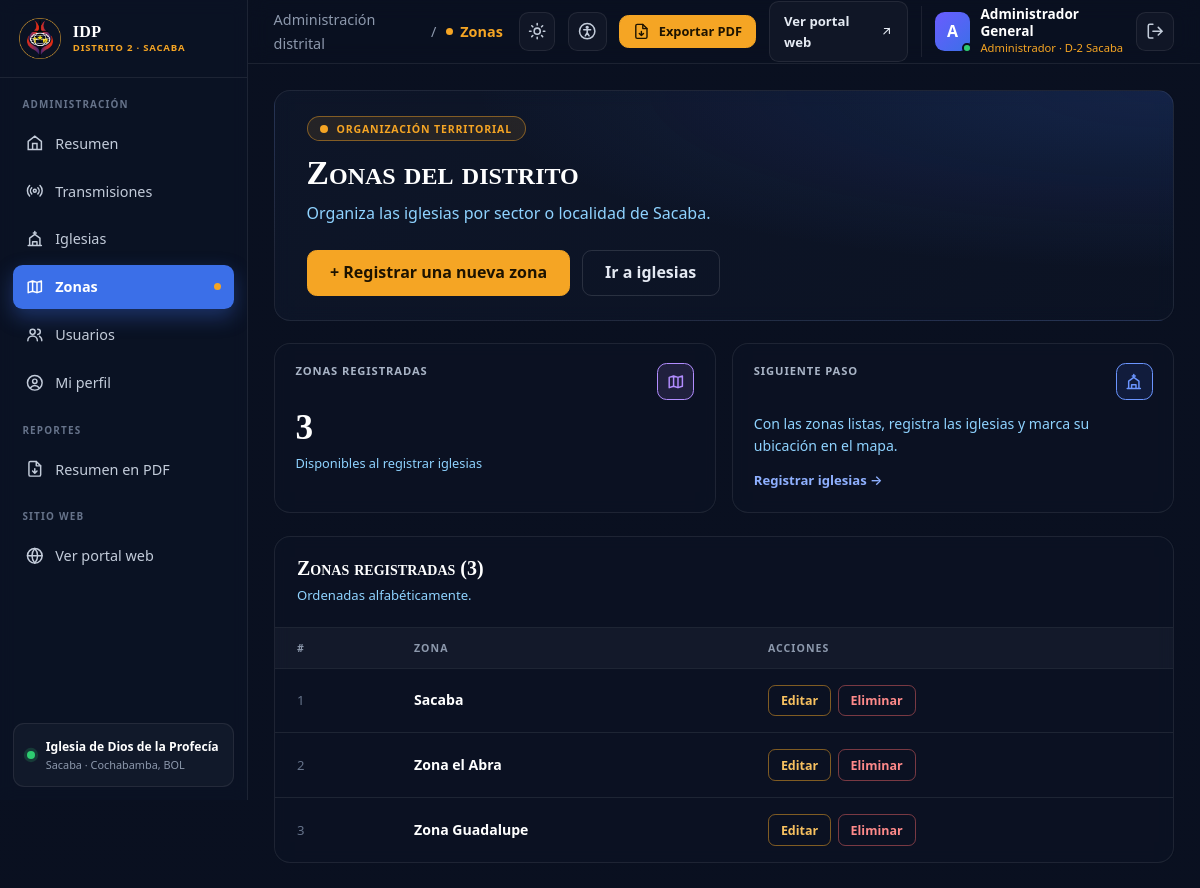
Page /index.php?r=zonas (signed in) on the committed database.
### tables this page shows
CREATE TABLE zonas (
    id      BIGINT       NOT NULL AUTO_INCREMENT,
    nombre  VARCHAR(100) NOT NULL,
    PRIMARY KEY (id),
    UNIQUE KEY zonas_nombre_key (nombre)
);

### app/controllers/BaseController.php (called while the page is built, shortened)
<?php
abstract class BaseController {
    protected function render(string $view, array $vars = []): void {
        extract($vars);
        require __DIR__.'/../views/layouts/header.php';
        require __DIR__.'/../views/'.$view.'.php';
    }
}

### app/controllers/ZonaController.php (called while the page is built, shortened)
<?php
class ZonaController extends BaseController {
    private ?ZonaRepository $repo = null;
    public function index(): void {
        $formulario = $_SESSION['zona_formulario'] ?? ['id' => '0', 'nombre' => ''];
        $this->render('zonas/index', [
            'zonas' => $this->repo()->todas(),
            'formulario' => $formulario,
        ]);
    }
    private function repo(): ZonaRepository {
        return $this->repo ??= new ZonaRepository($this->db);
    }
}

### public/index.php (called while the page is built, shortened)
<?php
require __DIR__.'/../app/controllers/BaseController.php';
require __DIR__.'/../app/controllers/ZonaController.php';
require __DIR__.'/../app/controllers/ReporteController.php';
$ruta = $_GET['r'] ?? 'inicio';
$rutas = [
    'inicio' => ['GET', TransmisionController::class, 'inicio'],
    'transmisiones' => ['GET', TransmisionController::class, 'sala'],
    'encuentranos' => ['GET', IglesiaController::class, 'encuentranos'],
    'login' => ['GET', AuthController::class, 'login'],
    'registro' => ['GET', AuthController::class, 'registro'],
    'registrar' => ['POST', AuthController::class, 'registrar'],
    'entrar' => ['POST', AuthController::class, 'entrar'],
    'salir' => ['POST', AuthController::class, 'salir'],
    'resumen' => ['GET', PanelController::class, 'resumen'],
    'reporte_resumen' => ['GET', ReporteController::class, 'resumen'],
    'usuarios' => ['GET', UsuarioController::class, 'index'],
    'guardar_usuario' => ['POST', UsuarioController::class, 'guardar'],
    'asignar_rol' => ['POST', UsuarioController::class, 'asignarRol'],
    'mi_perfil' => ['GET', UsuarioController::class, 'miPerfil'],
    'admin' => ['GET', TransmisionController::class, 'admin'],
    'zonas' => ['GET', ZonaController::class, 'index'],
    'guardar_zona' => ['POST', ZonaController::class, 'guardar'],
    'eliminar_zona' => ['POST', ZonaController::class, 'eliminar'],
    'iglesias' => ['GET', IglesiaController::class, 'index'],
    'guardar_iglesia' => ['POST', IglesiaController::class, 'guardar'],
    'eliminar_iglesia' => ['POST', IglesiaController::class, 'eliminar'],
    'guardar' => ['POST', TransmisionController::class, 'guardar'],
    'eliminar' => ['POST', TransmisionController::class, 'eliminar'],
];
try {
    $controlador = new $rutas[$ruta][1]();
    $accion = $rutas[$ruta][2];
    $controlador->$accion();
} catch (Throwable $e) {
    error_log((string) $e);
    http_response_code(500);
    echo 'No se pudo completar la operación. Revisa la configuración y el registro de PHP.';
}

### app/repositories/ZonaRepository.php (called while the page is built, shortened)
<?php
class ZonaRepository {
    public function todas(): array {
        return $this->db->query('SELECT id, nombre FROM zonas ORDER BY nombre')
                        ->fetchAll(PDO::FETCH_CLASS, Zona::class);
    }
}

### app/views/zonas/index.php (the view, shortened to what this page needs)
<?php
$editando = (int) ($formulario['id'] ?? 0) > 0;
?>
<section class="admin-encabezado">
    <div>
        <span class="admin-insignia"><span class="admin-punto" aria-hidden="true"></span>Organización territorial</span>
        <h1>Zonas del distrito</h1>
        <p>Organiza las iglesias por sector o localidad de Sacaba.</p>
    </div>
    <div class="admin-bienvenida-acciones">
        <?php if ($editando): ?>
            <a class="btn admin-btn-oro" href="index.php?r=zonas#nueva">+ Registrar una nueva zona</a>
        <?php else: ?>
            <button class="btn admin-btn-oro" type="button" data-abrir-dialogo="dialogo-zona">+ Registrar una nueva zona</button>
        <?php endif; ?>
        <a class="btn admin-btn-linea" href="index.php?r=iglesias">Ir a iglesias</a>
    </div>
</section>
<section class="row g-3" aria-label="Resumen">
    <div class="col-12 col-md-6"><article class="admin-stat h-100">
        <div class="admin-stat-cabecera"><span>Zonas registradas</span><span class="admin-stat-icono morado"><svg viewBox="0 0 24 24" fill="none" stroke="currentColor" stroke-width="2" stroke-linecap="round" stroke-linejoin="round" aria-hidden="true"><path d="M9 4 3 6v14l6-2 6 2 6-2V4l-6 2-6-2zM9 4v14M15 6v14"/></svg></span></div>
        <strong><?= count($zonas) ?></strong>
        <p>Disponibles al registrar iglesias</p>
    </article></div>
    <div class="col-12 col-md-6"><article class="admin-stat h-100">
        <div class="admin-stat-cabecera"><span>Siguiente paso</span><span class="admin-stat-icono azul"><svg viewBox="0 0 24 24" fill="none" stroke="currentColor" stroke-width="2" stroke-linecap="round" stroke-linejoin="round" aria-hidden="true"><path d="M12 2v4M10 4h4M5 21V11l7-5 7 5v10M9 21v-5h6v5M3 21h18"/></svg></span></div>
        <p class="admin-stat-texto">Con las zonas listas, registra las iglesias y marca su ubicación en el mapa.</p>
        <a class="admin-enlace" href="index.php?r=iglesias">Registrar iglesias →</a>
    </article></div>
</section>
<section class="admin-panel admin-tabla-panel">
        <div class="admin-tabla-cabecera">
            <div>
                <h2>Zonas registradas (<?= count($zonas) ?>)</h2>
                <p class="admin-panel-sub">Ordenadas alfabéticamente.</p>
            </div>
        </div>
        <?php if (!$zonas): ?>
            <div class="admin-vacio">Todavía no hay zonas registradas.</div>
        <?php else: ?>
            <div class="admin-tabla-scroll">
                <table class="admin-tabla" id="tabla-zonas">
                    <thead>
                        <tr><th>#</th><th>Zona</th><th>Acciones</th></tr>
                    </thead>
                    <tbody>
                        <?php foreach ($zonas as $n => $zona): ?>
                            <tr data-zona-id="<?= (int) $zona->id ?>" data-zona-nombre="<?= htmlspecialchars($zona->nombre, ENT_QUOTES, 'UTF-8') ?>">
                                <td class="admin-tenue"><?= $n + 1 ?></td>
                                <td><strong><?= htmlspecialchars($zona->nombre) ?></strong></td>
                                <td>
                                    <div class="admin-acciones">
                                        <a class="admin-accion" href="index.php?r=zonas&amp;editar=<?= (int) $zona->id ?>#formulario-zona">Editar</a>
                                        <form method="post" action="index.php?r=eliminar_zona" onsubmit="return confirm('¿Eliminar esta zona? Esta acción no se puede deshacer.')">
                                            <button class="admin-accion peligro" type="submit">Eliminar</button>
                                        </form>
                                    </div>
                                </td>
                            </tr>
                        <?php endforeach; ?>
                    </tbody>
                </table>
            </div>
        <?php endif; ?>
</section>

### rows in the picture
zonas: nombre "Sacaba"
zonas: nombre "Zona el Abra"
zonas: nombre "Zona Guadalupe"

### other values in the picture
$tituloMenu "ADMINISTRACIÓN"
$texto "Resumen"
$texto "Transmisiones"
$texto "Iglesias"
$texto "Zonas"
$texto "Usuarios"
$texto "Mi perfil"
$adminMenu[$ipdRuta][0] "Zonas"
$adminInicial "A"
$adminNombre "Administrador General"
$rolEtiqueta "Administrador"
count($zonas) "3"
